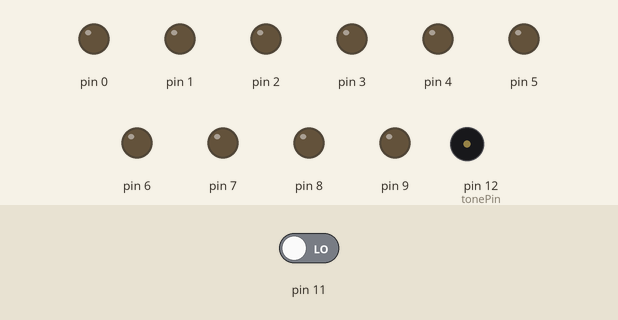
The sketch below on a simulated Arduino Uno, built with avr-gcc and run on an emulated ATmega328P. Parts: output pins drawn as LEDs (lit = HIGH), buzzer (waves = sounding). The test bench sets the inputs (shaded band); at power-on: pin 11 LOW. Random numbers use the default seed unless the sketch sets one.

Above: at 1.2 s.
1.3 s: pin 11 driven HIGH
At 17.5 s:
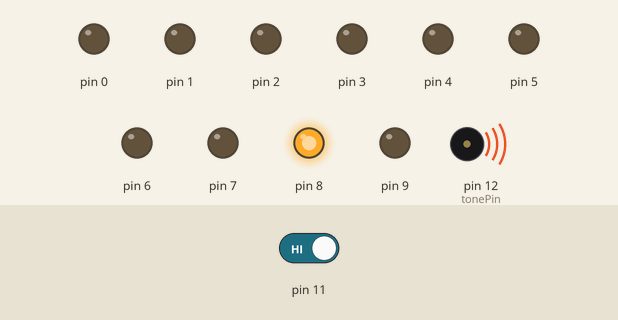
At 21.8 s:
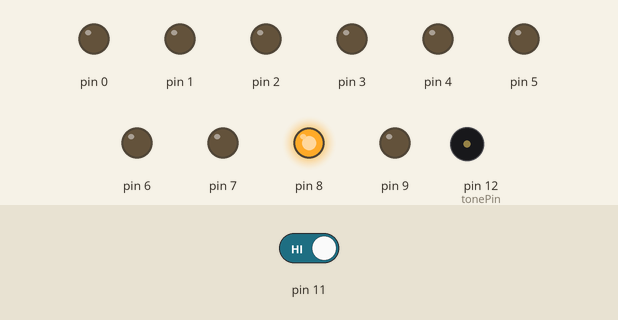
Timing chart, 0 to 36.5 s (numbered marks = the images above; inputs shaded):
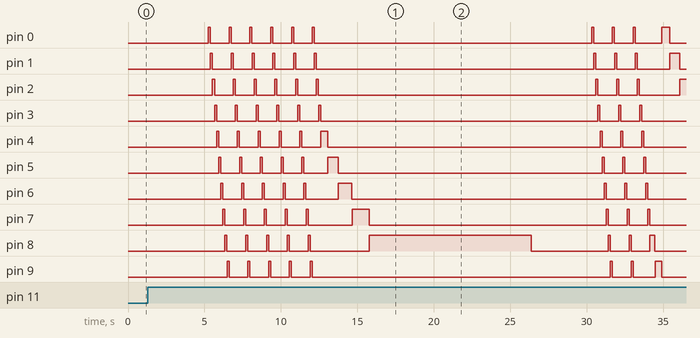

The sketch:

DigiFab_oneBigWin.ino
```cpp
int checkBigWin;
int randNumber;
int modul;
int full;
int dip;
int switchState = 0;
int notes[] = {262, 294, 330, 349, 375, 600};
long noteDuration;

// weight of a prize. Procentage is calculated weight / (total weights)
const int prize1 = 60;
const int prize2 = 20;
const int prize3 = 100;
const int prize4 = 20;
const int prize5 = 60;
const int prize6 = 20;
const int prize7 = 80;
const int prize8 = 40;
const int prize9 = 80;
const int prize10 = 1;

const int function1 = 15;
const int function2 = 1;
const int function3 = 1;
const int function4 = 1;

int winOdds[] = {prize1, prize2, prize3, prize4, prize5, prize6, prize7, prize8, prize9, prize10};
int functionOdds[] = {function1, function2, function3, function4};

bool executed = true;
#include "pitches.h"
#include "songs.h"

void setup()
{
  pinMode(0,OUTPUT);
  pinMode(1,OUTPUT);
  pinMode(2,OUTPUT);
  pinMode(3,OUTPUT);
  pinMode(4,OUTPUT);
  pinMode(5,OUTPUT);
  pinMode(6,OUTPUT);
  pinMode(7,OUTPUT);
  pinMode(8,OUTPUT);
  pinMode(9,OUTPUT);
  pinMode(11,INPUT);
  randomSeed(analogRead(0));
  //Serial.begin(9600);
}

void loop()
{
  switchState = digitalRead(11);
  if (switchState == HIGH){
    executed = false;
  }
  if (executed == false){
    //mario1();

    pacman();
    // Chooses a random number and blinks all the leds in order as many times as the number indicates. Also plays a increasing pitched tone
    int winner = selectWinner();
    int endFunction = selectFunction();
    //Serial.println(winner);
    int rounds = random(3, 15);
    int slowDown = random(4, 15);
    int steps = rounds*10 + winner;
    int iteration = 0;
    for(iteration; iteration<steps - slowDown; iteration++)
    {
      beeb(iteration%10, 0);

    }
    switch(endFunction)
    {
      case 0:
        slowStop(winner, iteration, steps, slowDown);
        break;
      case 1:
        randStop(winner, iteration, steps, slowDown);
        break;
      case 2:
        longStop(winner, iteration, steps, slowDown);
        break;
      case 3:
        kruunaStop(winner, iteration, steps);
        break;
    }

    executed = true;
  }

  noTone(12);
}

void beeb(int pinToLight, int timeOn){
  digitalWrite(pinToLight,HIGH);
  //tone(12, 200*(1+pinToLight%2));
  waka(0.4);
  delay(timeOn);
  digitalWrite(pinToLight,LOW);
  delay(5);
}

int selectWinner(){
  int weightSum  = 0;
  float relWeights[10];
  float winner = random(0, 100) / float(100);
  //float probs[10];
  for(int i = 0; i<10; i++)
  {
    weightSum += winOdds[i];
  }
  for(int i = 0; i<10; i++)
  {
    relWeights[i] = winOdds[i] / float(weightSum);
  }
  for(int i = 0; i<10; i++)
  {
    float prob = 0;
    for(int k = 0; k<=i; k++)
    {
      prob += relWeights[k];
    }
    if(winner <= prob)
    {
      return i;
    }
  }
  return 0;
}

int selectFunction(){
  int weightSum  = 0;
  int functions = 4;    //increment this when adding a new finisher
  float relWeights[functions];
  float winner = random(0, 100) / float(100);
  for(int i = 0; i<functions; i++)
  {
    weightSum += functionOdds[i];
  }
  for(int i = 0; i<functions; i++)
  {
    relWeights[i] = winOdds[i] / float(weightSum);
  }
  for(int i = 0; i<functions; i++)
  {
    float prob = 0;
    for(int k = 0; k<=i; k++)
    {
      prob += relWeights[k];
    }
    if(winner <= prob)
    {
      return i;
    }
  }
  return 0;
}

void slowStop(int winner, int iteration, int steps, int slowDown)
{
    //slow down the counter befre stop

    int slowDownStep = 900/slowDown;
    int slowDownCounter = 1;
    for(iteration; iteration<steps; iteration++)
      {
        beeb(iteration%10, 100 + slowDownStep*slowDownCounter);
        slowDownCounter++;
      }
    digitalWrite(winner,HIGH);
    waka(1);
    delay(slowDownStep*(slowDownCounter-1));
    mario2();
    digitalWrite(winner,LOW);
}

void randStop(int winner, int iteration, int steps, int slowDown)
{
    //slow down the counter and take random steps

    int slowDownStep = 900/slowDown;
    int slowDownCounter = 1;
    for(iteration; iteration<steps; iteration++)
      {
        beeb(random(0, 9), 100 + slowDownStep*slowDownCounter);
        slowDownCounter++;
      }
    digitalWrite(winner,HIGH);
    waka(1);
    delay(slowDownStep*(slowDownCounter-1));
    mario2();
    digitalWrite(winner,LOW);
}

void longStop(int winner, int iteration, int steps, int slowDown)
{
    //slow down the counter, then take two steps back

    int slowDownStep = 900/slowDown;
    int slowDownCounter = 1;
    beeb(iteration%10, 0);
    iteration++;
    beeb(iteration%10, 0);
    iteration++;
    for(iteration; iteration<steps+3; iteration++)
      {
        if(iteration == steps+2){
          beeb(iteration%10, 100 + slowDownStep*slowDownCounter);
        }
        else{
          beeb(iteration%10, 600 + slowDownStep*slowDownCounter);
        }

        slowDownCounter++;
      }
    iteration = iteration -2;
    beeb(iteration%10, 0);
    digitalWrite(winner,HIGH);
    waka(1);
    delay(slowDownStep*(slowDownCounter-1));
    mario2();
    digitalWrite(winner,LOW);
}

void kruunaStop(int winner, int iteration, int steps)
{
    //joko tai...

    int first;
    if(iteration%2 == 0)
    {
      first = iteration;
    }
    else
    {
      beeb(iteration%10, 0);
      iteration++;
      first = iteration;
    }
    for(iteration; iteration<steps + 10; iteration++)
      {
        beeb((first + iteration%2)%10, 0);
      }

    beeb((first + iteration%2)%10, 900);
    digitalWrite(winner,HIGH);
    waka(1);
    delay(900);
    mario2();
    digitalWrite(winner,LOW);
}
```

pitches.h
```cpp
#define NOTE_B0  31
#define NOTE_C1  33
#define NOTE_CS1 35
#define NOTE_D1  37
#define NOTE_DS1 39
#define NOTE_E1  41
#define NOTE_F1  44
#define NOTE_FS1 46
#define NOTE_G1  49
#define NOTE_GS1 52
#define NOTE_A1  55
#define NOTE_AS1 58
#define NOTE_B1  62
#define NOTE_C2  65
#define NOTE_CS2 69
#define NOTE_D2  73
#define NOTE_DS2 78
#define NOTE_E2  82
#define NOTE_F2  87
#define NOTE_FS2 93
#define NOTE_G2  98
#define NOTE_GS2 104
#define NOTE_A2  110
#define NOTE_AS2 117
#define NOTE_B2  123
#define NOTE_C3  131
#define NOTE_CS3 139
#define NOTE_D3  147
#define NOTE_DS3 156
#define NOTE_E3  165
#define NOTE_F3  175
#define NOTE_FS3 185
#define NOTE_G3  196
#define NOTE_GS3 208
#define NOTE_A3  220
#define NOTE_AS3 233
#define NOTE_B3  247
#define NOTE_C4  262
#define NOTE_CS4 277
#define NOTE_D4  294
#define NOTE_DS4 311
#define NOTE_E4  330
#define NOTE_F4  349
#define NOTE_FS4 370
#define NOTE_G4  392
#define NOTE_GS4 415
#define NOTE_A4  440
#define NOTE_AS4 466
#define NOTE_B4  494
#define NOTE_C5  523
#define NOTE_CS5 554
#define NOTE_D5  587
#define NOTE_DS5 622
#define NOTE_E5  659
#define NOTE_F5  698
#define NOTE_FS5 740
#define NOTE_G5  784
#define NOTE_GS5 831
#define NOTE_A5  880
#define NOTE_AS5 932
#define NOTE_B5  988
#define NOTE_C6  1047
#define NOTE_CS6 1109
#define NOTE_D6  1175
#define NOTE_DS6 1245
#define NOTE_E6  1319
#define NOTE_F6  1397
#define NOTE_FS6 1480
#define NOTE_G6  1568
#define NOTE_GS6 1661
#define NOTE_A6  1760
#define NOTE_AS6 1865
#define NOTE_B6  1976
#define NOTE_C7  2093
#define NOTE_CS7 2217
#define NOTE_D7  2349
#define NOTE_DS7 2489
#define NOTE_E7  2637
#define NOTE_F7  2794
#define NOTE_FS7 2960
#define NOTE_G7  3136
#define NOTE_GS7 3322
#define NOTE_A7  3520
#define NOTE_AS7 3729
#define NOTE_B7  3951
#define NOTE_C8  4186
#define NOTE_CS8 4435
#define NOTE_D8  4699
#define NOTE_DS8 4978
```

songs.cpp
```cpp
#include <Arduino.h>
#include "pitches.h"


void mario1()
{
    tone(12, 2637, 150);
    delay(150*1.3);
    tone(12, 2637, 150);
    delay(150*1.3*2);
    tone(12, 2637, 150);
    delay(150*1.3*2);
    tone(12, 2093, 150);
    delay(150*1.3);
    tone(12, 2637, 150);
    delay(150*1.3*2);
    tone(12, 3137, 150);
    delay(150*1.3*4);
    tone(12, 1568, 150);
    delay(1000);
}

void mario2()
{
    tone(12, 784, 83);
    delay(83*1.3);
    tone(12, 1047, 83);
    delay(83*1.3);
    tone(12, 1319, 83);
    delay(83*1.3);
    tone(12, 1568, 83);
    delay(83*1.3);
    tone(12, 2093, 83);
    delay(83*1.3);
    tone(12, 2637, 83);
    delay(83*1.3);
    tone(12, 3136, 999);
    delay(83*1.3*3);
    tone(12, 2637, 999);
    delay(83*1.3*3);

    tone(12, 831, 83);
    delay(83*1.3);
    tone(12, 1109, 83);
    delay(83*1.3);
    tone(12, 1245, 83);
    delay(83*1.3);
    tone(12, 1661, 83);
    delay(83*1.3);
    tone(12, 2093, 83);
    delay(83*1.3);
    tone(12, 2489, 83);
    delay(83*1.3);
    tone(12, 3322, 999);
    delay(83*1.3*3);
    tone(12, 2489, 999);
    delay(83*1.3*3);

    tone(12, 1047, 83);
    delay(83*1.3);
    tone(12, 1175, 83);
    delay(83*1.3);
    tone(12, 1397, 83);
    delay(83*1.3);
    tone(12, 1865, 83);
    delay(83*1.3);
    tone(12, 2349, 83);
    delay(83*1.3);
    tone(12, 2794, 83);
    delay(83*1.3);
    tone(12, 3729, 999);
    delay(83*1.3*2);
    tone(12, 3729, 83);
    delay(83*1.3);
    tone(12, 3729, 83);
    delay(83*1.3);
    tone(12, 3729, 83);
    delay(83*1.3);
    tone(12, 3729, 83);
    delay(83*1.3);
    tone(12, 4186);
    delay(500);
    noTone(12);

    delay(5000);
}

void pacman(){
    int tonePin = 12;
    tone(tonePin, 523, 106.40625);
    delay(118.229166667);
    delay(6.77083333333);
    tone(tonePin, 1046, 106.40625);
    delay(118.229166667);
    delay(6.77083333333);
    tone(tonePin, 783, 106.40625);
    delay(118.229166667);
    delay(6.77083333333);
    tone(tonePin, 659, 106.40625);
    delay(118.229166667);
    delay(6.77083333333);
    tone(tonePin, 1046, 106.40625);
    delay(118.229166667);
    delay(6.77083333333);
    tone(tonePin, 783, 106.40625);
    delay(118.229166667);
    delay(6.77083333333);
    tone(tonePin, 659, 213.28125);
    delay(236.979166667);
    delay(13.0208333333);
    tone(tonePin, 554, 106.40625);
    delay(118.229166667);
    delay(6.77083333333);
    tone(tonePin, 1108, 106.40625);
    delay(118.229166667);
    delay(6.77083333333);
    tone(tonePin, 830, 106.40625);
    delay(118.229166667);
    delay(6.77083333333);
    tone(tonePin, 698, 106.40625);
    delay(118.229166667);
    delay(6.77083333333);
    tone(tonePin, 1108, 106.40625);
    delay(118.229166667);
    delay(6.77083333333);
    tone(tonePin, 830, 106.40625);
    delay(118.229166667);
    delay(6.77083333333);
    tone(tonePin, 698, 213.28125);
    delay(236.979166667);
    delay(13.0208333333);
    tone(tonePin, 523, 106.40625);
    delay(118.229166667);
    delay(6.77083333333);
    tone(tonePin, 1046, 106.40625);
    delay(118.229166667);
    delay(6.77083333333);
    tone(tonePin, 783, 106.40625);
    delay(118.229166667);
    delay(6.77083333333);
    tone(tonePin, 659, 106.40625);
    delay(118.229166667);
    delay(6.77083333333);
    tone(tonePin, 1046, 106.40625);
    delay(118.229166667);
    delay(6.77083333333);
    tone(tonePin, 783, 106.40625);
    delay(118.229166667);
    delay(6.77083333333);
    tone(tonePin, 659, 213.28125);
    delay(236.979166667);
    delay(13.0208333333);
    tone(tonePin, 739, 70.78125);
    delay(78.6458333333);
    delay(4.6875);
    tone(tonePin, 783, 70.78125);
    delay(78.6458333333);
    delay(4.6875);
    tone(tonePin, 830, 70.78125);
    delay(78.6458333333);
    delay(4.6875);
    tone(tonePin, 830, 70.78125);
    delay(78.6458333333);
    delay(4.6875);
    tone(tonePin, 880, 70.78125);
    delay(78.6458333333);
    delay(4.6875);
    tone(tonePin, 932, 70.78125);
    delay(78.6458333333);
    delay(4.6875);
    tone(tonePin, 932, 70.78125);
    delay(78.6458333333);
    delay(4.6875);
    tone(tonePin, 987, 70.78125);
    delay(78.6458333333);
    delay(4.6875);
    tone(tonePin, 1046, 70.78125);
    delay(78.6458333333);
    delay(4.6875);
    tone(tonePin, 1046, 213.28125);
    delay(236.979166667);
}

void waka1() {
    int tonePin = 12;
    tone(tonePin, 1479, 20.1252236136);
       delay(22.3613595707);
       tone(tonePin, 24, 20.1252236136);
       delay(22.3613595707);
       delay(22.3613595707);
       delay(22.3613595707);
       tone(tonePin, 2489, 80.5008944544);
       delay(89.4454382826);
       tone(tonePin, 659, 20.1252236136);
       delay(22.3613595707);
       tone(tonePin, 2637, 20.1252236136);
       delay(22.3613595707);
       tone(tonePin, 698, 40.2504472272);
       delay(44.7227191413);
       delay(22.3613595707);
       tone(tonePin, 2959, 40.2504472272);
       delay(44.7227191413);
       delay(22.3613595707);
       tone(tonePin, 739, 20.1252236136);
       delay(22.3613595707);
       delay(44.7227191413);
       delay(22.3613595707);
       delay(22.3613595707);
       delay(22.3613595707);
       tone(tonePin, 2217, 60.3756708408);
       delay(67.084078712);
       tone(tonePin, 587, 20.1252236136);
       delay(22.3613595707);
       tone(tonePin, 1174, 20.1252236136);
       delay(22.3613595707);
       tone(tonePin, 622, 20.1252236136);
       delay(22.3613595707);
       tone(tonePin, 2489, 20.1252236136);
       delay(22.3613595707);
       delay(22.3613595707);
       tone(tonePin, 659, 20.1252236136);
       delay(22.3613595707);
       tone(tonePin, 1318, 20.1252236136);
       delay(22.3613595707);
       delay(22.3613595707);
       tone(tonePin, 698, 20.1252236136);
       delay(22.3613595707);
       delay(22.3613595707);
       delay(22.3613595707);
       delay(22.3613595707);
       delay(44.7227191413);
       delay(22.3613595707);
       tone(tonePin, 523, 40.2504472272);
       delay(44.7227191413);
       delay(22.3613595707);
       tone(tonePin, 554, 20.1252236136);
       delay(22.3613595707);
       tone(tonePin, 2217, 20.1252236136);
       delay(22.3613595707);
       tone(tonePin, 587, 20.1252236136);
       delay(22.3613595707);
       delay(22.3613595707);
       tone(tonePin, 622, 20.1252236136);
       delay(22.3613595707);
       delay(44.7227191413);
       delay(22.3613595707);
       delay(44.7227191413);
       tone(tonePin, 554, 20.1252236136);
       delay(22.3613595707);
       delay(22.3613595707);
       delay(22.3613595707);
       delay(22.3613595707);
       tone(tonePin, 466, 40.2504472272);
       delay(44.7227191413);
       delay(22.3613595707);
       tone(tonePin, 987, 20.1252236136);
       delay(22.3613595707);
       tone(tonePin, 523, 20.1252236136);
       delay(22.3613595707);
       tone(tonePin, 2093, 20.1252236136);
       delay(22.3613595707);
       delay(22.3613595707);
       tone(tonePin, 554, 20.1252236136);
       delay(22.3613595707);
       delay(22.3613595707);
       tone(tonePin, 587, 20.1252236136);
       delay(22.3613595707);
       tone(tonePin, 2489, 20.1252236136);
       delay(22.3613595707);
       delay(22.3613595707);
       delay(44.7227191413);
       delay(44.7227191413);
       tone(tonePin, 1661, 60.3756708408);
       delay(67.084078712);
       tone(tonePin, 440, 20.1252236136);
       delay(22.3613595707);
       delay(22.3613595707);
       tone(tonePin, 1864, 20.1252236136);
       delay(22.3613595707);
       tone(tonePin, 493, 20.1252236136);
       delay(22.3613595707);
       tone(tonePin, 1975, 20.1252236136);
       delay(22.3613595707);
       tone(tonePin, 523, 20.1252236136);
       delay(22.3613595707);
       delay(22.3613595707);
       tone(tonePin, 554, 20.1252236136);
       delay(22.3613595707);
       delay(22.3613595707);
       delay(22.3613595707);
       delay(22.3613595707);
       delay(22.3613595707);
       tone(tonePin, 440, 20.1252236136);
       delay(22.3613595707);
       delay(22.3613595707);
       tone(tonePin, 1661, 40.2504472272);
       delay(44.7227191413);
       delay(22.3613595707);
       delay(22.3613595707);
       delay(22.3613595707);
       delay(22.3613595707);
       tone(tonePin, 391, 20.1252236136);
       delay(22.3613595707);
       delay(22.3613595707);
       delay(22.3613595707);
       tone(tonePin, 466, 20.1252236136);
       delay(22.3613595707);
       tone(tonePin, 174, 20.1252236136);
       delay(22.3613595707);
       tone(tonePin, 739, 20.1252236136);
       delay(22.3613595707);
       tone(tonePin, 932, 40.2504472272);
       delay(44.7227191413);
       tone(tonePin, 1108, 20.1252236136);
       delay(22.3613595707);
       tone(tonePin, 1396, 20.1252236136);
       delay(22.3613595707);
       tone(tonePin, 1318, 20.1252236136);
       delay(22.3613595707);
       tone(tonePin, 1479, 20.1252236136);
       delay(22.3613595707);
       tone(tonePin, 1661, 20.1252236136);
       delay(22.3613595707);
       delay(44.7227191413);
       delay(22.3613595707);
       tone(tonePin, 27, 20.1252236136);
       delay(22.3613595707);
       tone(tonePin, 103, 20.1252236136);
       delay(22.3613595707);
       delay(22.3613595707);
       tone(tonePin, 369, 20.1252236136);
       delay(22.3613595707);
       tone(tonePin, 174, 20.1252236136);
       delay(22.3613595707);
       tone(tonePin, 554, 20.1252236136);
       delay(22.3613595707);
       tone(tonePin, 739, 20.1252236136);
       delay(22.3613595707);
       delay(22.3613595707);
       tone(tonePin, 932, 20.1252236136);
       delay(22.3613595707);
       tone(tonePin, 1108, 20.1252236136);
       delay(22.3613595707);
       tone(tonePin, 1318, 40.2504472272);
       delay(44.7227191413);
       tone(tonePin, 1479, 20.1252236136);
       delay(22.3613595707);
       tone(tonePin, 1661, 20.1252236136);
       delay(22.3613595707);
       tone(tonePin, 1760, 20.1252236136);
       delay(22.3613595707);
       tone(tonePin, 1864, 20.1252236136);
       delay(22.3613595707);
       tone(tonePin, 2093, 20.1252236136);
       delay(22.3613595707);

}

void waka(double speed){
    int melody[] = {
        NOTE_E4, NOTE_AS4, NOTE_DS5, NOTE_FS5, NOTE_A5,
        NOTE_B5, NOTE_GS5, NOTE_F5, NOTE_CS5, NOTE_GS4
    };

    int noteDurations[] = {
        16,16,16,16,16,
        16,16,16,16,16
    };
    for (int thisNote = 0; thisNote < sizeof(melody) / sizeof(melody[0]); thisNote++){

        /*
          to calculate the note duration, take one second divided by the note type.
          e.g. quarter note = 1000 / 4, eighth note = 1000/8, etc.
        */

        int noteDuration = speed*400/noteDurations[thisNote];
        tone(12, melody[thisNote],noteDuration);

        /*
          to distinguish the notes, set a minimum time between them.
          the note's duration + 30% seems to work well:
         */
        int pauseBetweenNotes = noteDuration * 1.30;
        delay(pauseBetweenNotes);

        noTone(12); //stop the tone playing:
    }
    digitalWrite(12,LOW);
}
```

Source omitted: songs.h (120 bytes)

Measured:
- after the input at 1.3 s, pin 0: LOW → HIGH after 4.0 s, → LOW 0.13 s later, → HIGH 1.2 s later, → LOW 0.13 s later, … (20 changes in this stretch); pin 1: LOW → HIGH after 4.1 s, → LOW 0.13 s later, → HIGH 1.2 s later, → LOW 0.13 s later, … (20 changes in this stretch)
